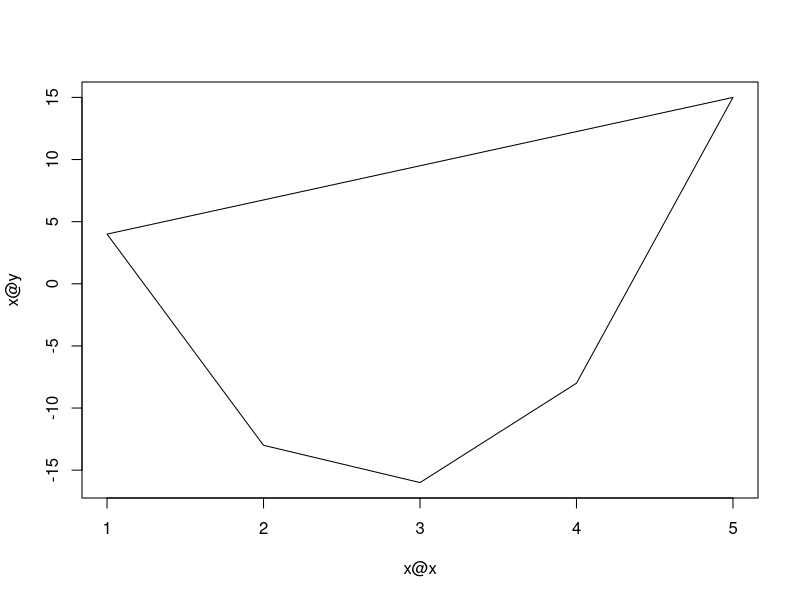

Reproduce this figure in R.
methods(mean)
methods(plot)
methods(print)

getS3method("mean", "default")
getS3method("plot","ts")


# creat a new class , this polygon class cannot have a charater type data

library(methods)
setClass("polygon", 
         representation (x="numeric",
                           y="numeric"))
setMethod("plot","polygon",
          function(x,y,...){
                  plot(x@x,x@y, type="n",...)
                  xp <- c(x@x,x@x[1])
                  yp <- c(x@y,x@y[1])
                  lines(xp,yp)
          })

showMethods("plot")
methods(plot)


# draw a triangle by conneting the dots
p <- new("polygon", x=c(1,2,3,4,5),y=c(4,-13,-16,-8,15))
plot(p)
